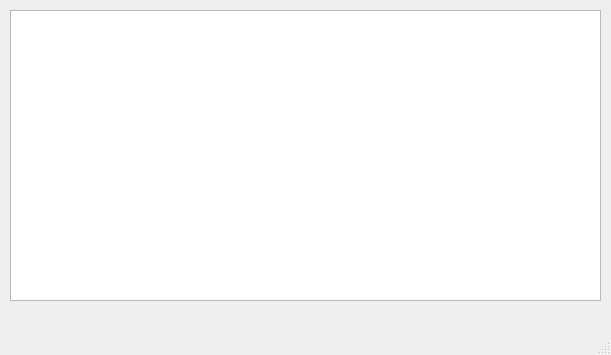
<?xml version="1.0" encoding="UTF-8"?>
<ui version="4.0">
 <class>MainWindow</class>
 <widget class="QMainWindow" name="MainWindow">
  <property name="geometry">
   <rect>
    <x>0</x>
    <y>0</y>
    <width>611</width>
    <height>355</height>
   </rect>
  </property>
  <property name="windowTitle">
   <string>MainWindow</string>
  </property>
  <widget class="QWidget" name="centralwidget">
   <widget class="QTableView" name="tableView">
    <property name="geometry">
     <rect>
      <x>10</x>
      <y>10</y>
      <width>591</width>
      <height>291</height>
     </rect>
    </property>
   </widget>
  </widget>
  <widget class="QMenuBar" name="menubar">
   <property name="geometry">
    <rect>
     <x>0</x>
     <y>0</y>
     <width>611</width>
     <height>21</height>
    </rect>
   </property>
  </widget>
  <widget class="QStatusBar" name="statusbar"/>
 </widget>
 <resources/>
 <connections/>
</ui>
